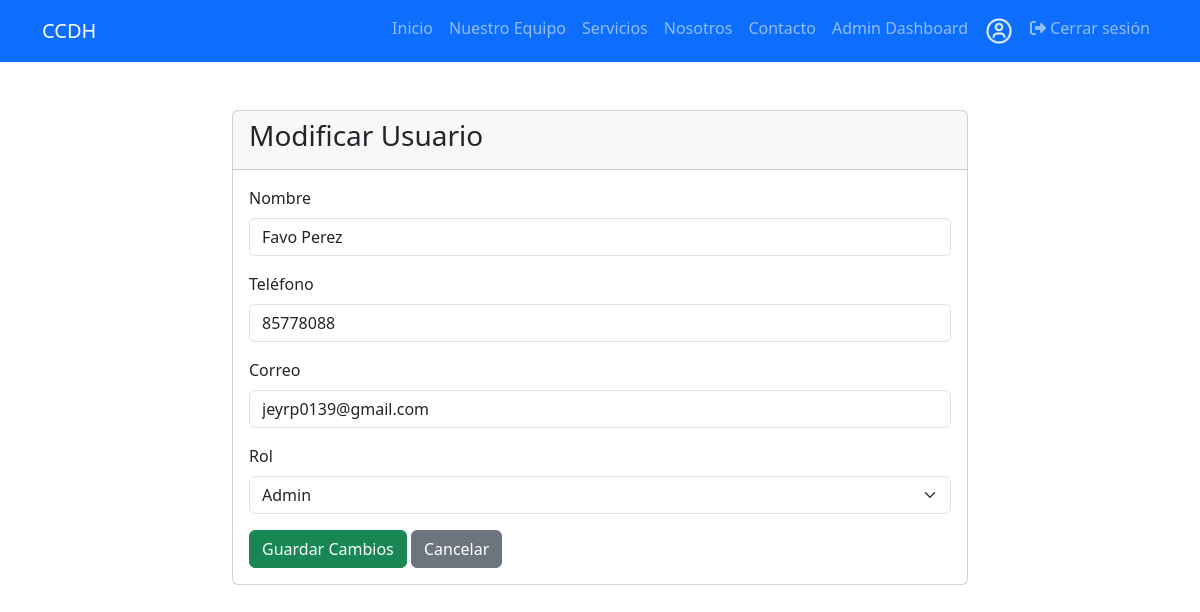
The app's page /View/modificarUsuario.php?idUsuario=1 (signed in) with its own data.
### tables this page shows
CREATE TABLE `usuarios` (
  `idUsuario` int(11) NOT NULL,
  `usuario` varchar(50) NOT NULL,
  `nombre` varchar(45) NOT NULL,
  `correo` varchar(45) NOT NULL,
  `password` varchar(255) NOT NULL,
  `telefono` varchar(40) NOT NULL,
  `rol` int(10) NOT NULL
);

### Controller/UsuarioController.php (called while the page is built, shortened)
<?php
class UsuarioController {
    public static function obtenerUsuarioPorId($idUsuario) {
        $conn = conexionBD::getConnection();
        $sql = "SELECT * FROM usuarios WHERE idUsuario = ?";
        $stmt = $conn->prepare($sql);
        $stmt->bind_param("i", $idUsuario);
        $stmt->execute();
        $resultado = $stmt->get_result();
        if ($resultado->num_rows > 0) {
            return $resultado->fetch_assoc();
        } else {
            return null;
        }
    }
}
?>

### View/modificarUsuario.php (the view, shortened to what this page needs)
<?php
require_once '../Controller/UsuarioController.php';
$idUsuario = intval($_GET['idUsuario']);
$usuario = UsuarioController::obtenerUsuarioPorId($idUsuario);
?>
<!DOCTYPE html>
<html lang="en">
<head>
    <link href="https://cdnjs.cloudflare.com/ajax/libs/bootstrap/5.3.2/css/bootstrap.min.css" rel="stylesheet">
    <link href="https://cdnjs.cloudflare.com/ajax/libs/font-awesome/6.4.0/css/all.min.css" rel="stylesheet">
    <link rel="stylesheet" href="/View/Assets/css/admin.css">
</head>
<body>
    <?php include '../View/componentes/navbar.php'; ?>
    <div class="container">
        <div class="row justify-content-center">
            <div class="col-md-8">
                <div class="card mt-5">
                    <div class="card-header">
                        <h3>Modificar Usuario</h3>
                    </div>
                    <div class="card-body">
                        <form method="POST">
                            <div class="mb-3">
                                <label for="nombre" class="form-label">Nombre</label>
                                <input type="text" name="nombre" id="nombre" class="form-control" value="<?= htmlspecialchars($usuario['nombre']) ?>" required>
                            </div>
                            <div class="mb-3">
                                <label for="telefono" class="form-label">Teléfono</label>
                                <input type="text" name="telefono" id="telefono" class="form-control" value="<?= htmlspecialchars($usuario['telefono']) ?>" required>
                            </div>
                            <div class="mb-3">
                                <label for="correo" class="form-label">Correo</label>
                                <input type="email" name="correo" id="correo" class="form-control" value="<?= htmlspecialchars($usuario['correo']) ?>" required>
                            </div>
                            <div class="mb-3">
                                <label for="rol" class="form-label">Rol</label>
                                <select name="rol" id="rol" class="form-select" required>
                                    <option value="1" <?= $usuario['rol'] === 'Admin' ? 'selected' : '' ?>>Admin</option>
                                </select>
                            </div>
                            <button type="submit" class="btn btn-success">Guardar Cambios</button>
                            <a href="administracionUsuario.php" class="btn btn-secondary">Cancelar</a>
                        </form>
                    </div>
                </div>
            </div>
        </div>
    </div>
</body>
</html>

### records on screen
usuarios: nombre "Favo Perez", telefono "85778088", correo "jeyrp0139@gmail.com"
